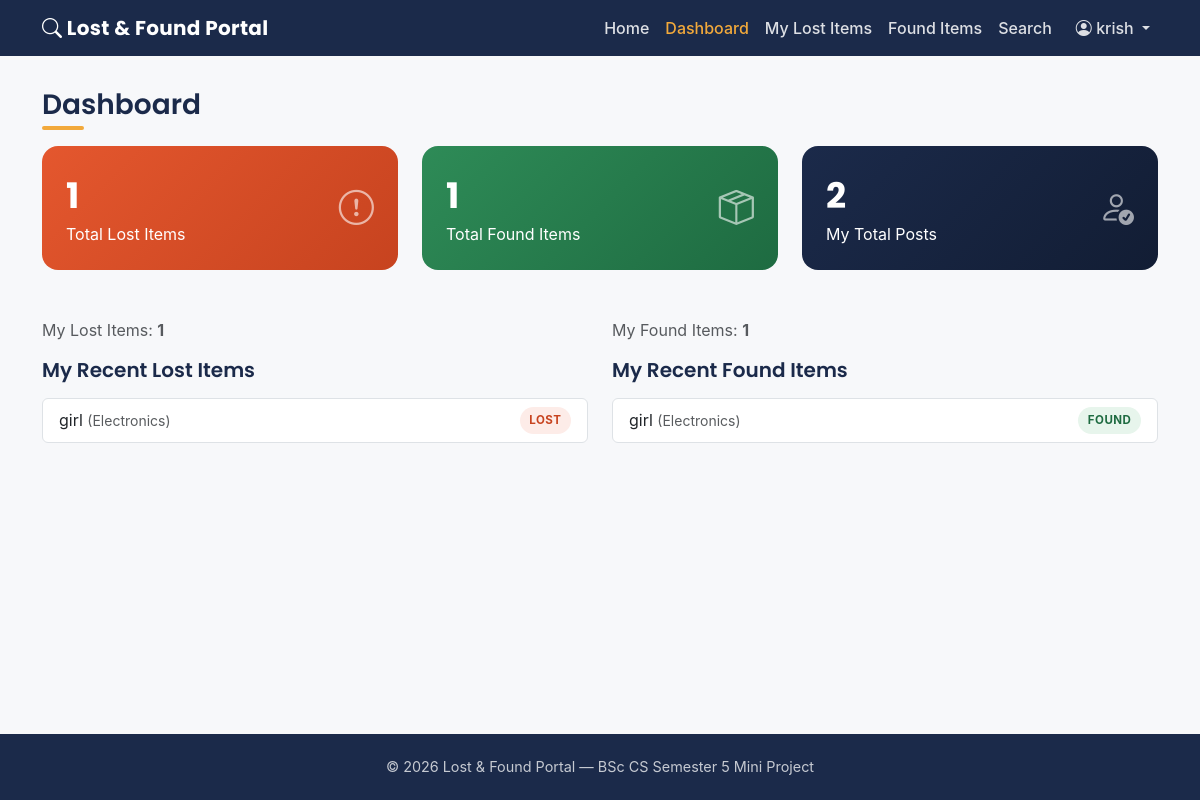
The page /dashboard/ (signed in) on the database its author committed.
### models/lost_item.py (models this page shows, shortened)
class LostItem(db.Model):
    __tablename__ = "lost_items"
    id = db.Column(db.Integer, primary_key=True)
    user_id = db.Column(db.Integer, db.ForeignKey("users.id"), nullable=False)
    item_name = db.Column(db.String(120), nullable=False)
    category = db.Column(db.String(50), nullable=False)
    description = db.Column(db.Text, nullable=True)
    location = db.Column(db.String(150), nullable=False)   # Lost Location
    date = db.Column(db.Date, nullable=False)               # Lost Date
    contact = db.Column(db.String(20), nullable=False)      # Contact Number
    created_at = db.Column(db.DateTime, default=lambda: datetime.now(timezone.utc))

### models/found_item.py (models this page shows, shortened)
class FoundItem(db.Model):
    __tablename__ = "found_items"
    id = db.Column(db.Integer, primary_key=True)
    user_id = db.Column(db.Integer, db.ForeignKey("users.id"), nullable=False)
    item_name = db.Column(db.String(120), nullable=False)
    category = db.Column(db.String(50), nullable=False)
    description = db.Column(db.Text, nullable=True)
    location = db.Column(db.String(150), nullable=False)   # Found Location
    date = db.Column(db.Date, nullable=False)               # Found Date
    contact = db.Column(db.String(20), nullable=False)      # Contact Number
    created_at = db.Column(db.DateTime, default=lambda: datetime.now(timezone.utc))

### routes/dashboard.py (the view)
@dashboard_bp.route("/")
@login_required
def dashboard():
    user_id = session["user_id"]
    total_lost = LostItem.query.count()
    total_found = FoundItem.query.count()
    my_lost_count = LostItem.query.filter_by(user_id=user_id).count()
    my_found_count = FoundItem.query.filter_by(user_id=user_id).count()
    my_total_posts = my_lost_count + my_found_count
    recent_lost = (
        LostItem.query.filter_by(user_id=user_id)
        .order_by(LostItem.created_at.desc())
        .limit(5)
        .all()
    )
    recent_found = (
        FoundItem.query.filter_by(user_id=user_id)
        .order_by(FoundItem.created_at.desc())
        .limit(5)
        .all()
    )
    return render_template(
        "dashboard.html",
        total_lost=total_lost,
        total_found=total_found,
        my_lost_count=my_lost_count,
        my_found_count=my_found_count,
        my_total_posts=my_total_posts,
        recent_lost=recent_lost,
        recent_found=recent_found,
    )

### templates/dashboard.html (shortened to what this page needs)
{% extends "base.html" %}
{% block content %}
<h3 class="section-title mb-4">Dashboard</h3>
<div class="row g-4 mb-5">
    <div class="col-md-4">
        <div class="stat-card stat-lost">
            <div class="d-flex justify-content-between align-items-center">
                <div>
                    <div class="stat-number">{{ total_lost }}</div>
                    <div>Total Lost Items</div>
                </div>
                <i class="bi bi-exclamation-circle" style="font-size: 2.2rem; opacity: 0.6;"></i>
            </div>
        </div>
    </div>
    <div class="col-md-4">
        <div class="stat-card stat-found">
            <div class="d-flex justify-content-between align-items-center">
                <div>
                    <div class="stat-number">{{ total_found }}</div>
                    <div>Total Found Items</div>
                </div>
                <i class="bi bi-box-seam" style="font-size: 2.2rem; opacity: 0.6;"></i>
            </div>
        </div>
    </div>
    <div class="col-md-4">
        <div class="stat-card stat-mine">
            <div class="d-flex justify-content-between align-items-center">
                <div>
                    <div class="stat-number">{{ my_total_posts }}</div>
                    <div>My Total Posts</div>
                </div>
                <i class="bi bi-person-check" style="font-size: 2.2rem; opacity: 0.6;"></i>
            </div>
        </div>
    </div>
</div>
<div class="row mb-3">
    <div class="col-md-6 text-muted">My Lost Items: <strong>{{ my_lost_count }}</strong></div>
    <div class="col-md-6 text-muted">My Found Items: <strong>{{ my_found_count }}</strong></div>
</div>
<div class="row g-4">
    <div class="col-md-6">
        <h5 class="mb-3">My Recent Lost Items</h5>
        {% if recent_lost %}
            <ul class="list-group">
                {% for item in recent_lost %}
                <li class="list-group-item d-flex justify-content-between align-items-center">
                    <span>{{ item.item_name }} <small class="text-muted">({{ item.category }})</small></span>
                    <span class="status-pill lost">Lost</span>
                </li>
                {% endfor %}
            </ul>
        {% else %}
            <p class="text-muted">You haven't reported any lost items yet.</p>
        {% endif %}
    </div>
    <div class="col-md-6">
        <h5 class="mb-3">My Recent Found Items</h5>
        {% if recent_found %}
            <ul class="list-group">
                {% for item in recent_found %}
                <li class="list-group-item d-flex justify-content-between align-items-center">
                    <span>{{ item.item_name }} <small class="text-muted">({{ item.category }})</small></span>
                    <span class="status-pill found">Found</span>
                </li>
                {% endfor %}
            </ul>
        {% else %}
            <p class="text-muted">You haven't reported any found items yet.</p>
        {% endif %}
    </div>
</div>
{% endblock %}

### static/css/style.css (style rules this page uses)
:root { --navy: #1B2A4A; --navy-dark: #121D34; --amber: #F2A93B; --amber-dark: #D98F1F; --paper: #F7F8FA; --ink: #26324A; }
body { background-color: var(--paper); color: var(--ink); font-family: -apple-system, BlinkMacSystemFont, "Segoe UI", Roboto, Helvetica, Arial, sans-serif; display: flex; flex-direction: column; min-height: 100vh; }
h1, h2, h3, h4, h5, .navbar-brand, .brand-font { font-family: "Poppins", -apple-system, BlinkMacSystemFont, "Segoe UI", Roboto, sans-serif; font-weight: 600; color: var(--navy); }
.status-pill { font-size: 0.72rem; text-transform: uppercase; letter-spacing: 0.5px; font-weight: 700; padding: 0.28rem 0.6rem; border-radius: 999px; }
.status-pill.lost { background-color: #FDECE8; color: #C7431F; }
.status-pill.found { background-color: #E7F5EC; color: #1E6B41; }
.stat-card { border: none; border-radius: 16px; padding: 1.5rem; color: #fff; }
.stat-card .stat-number { font-family: "Poppins", sans-serif; font-size: 2.2rem; font-weight: 700; }
.stat-card.stat-lost { background: linear-gradient(135deg, #E4572E, #C7431F); }
.stat-card.stat-found { background: linear-gradient(135deg, #2E8B57, #1E6B41); }
.stat-card.stat-mine { background: linear-gradient(135deg, var(--navy), var(--navy-dark)); }
.section-title { position: relative; display: inline-block; margin-bottom: 1.5rem; }
.section-title::after { content: ""; position: absolute; left: 0; bottom: -8px; width: 42px; height: 4px; background-color: var(--amber); border-radius: 2px; }

### rows shown on the page
LostItem: item_name "girl", category "Electronics"
FoundItem: item_name "girl", category "Electronics"

### other values the page prints
{{ session.get('username') }} "krish"
{{ total_lost }} "1"
{{ total_found }} "1"
{{ my_total_posts }} "2"
{{ my_lost_count }} "1"
{{ my_found_count }} "1"
